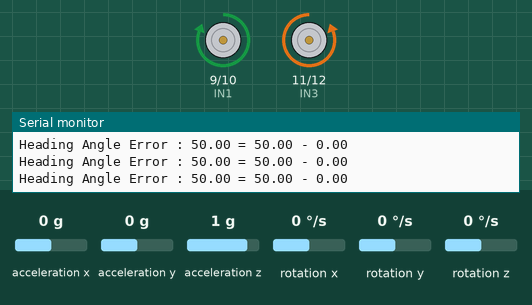
Simulated run of this sketch. Board: Arduino Uno, built with avr-gcc and run on an emulated ATmega328P. Shown: motor-driver pin pairs drawn as motors (green arrow = first pin HIGH = forward, orange = second pin HIGH = backward, longer = more drive, scaled by the enable pin), the last lines printed to the serial monitor. The inputs (shaded band) are chosen by the test bench; at power-on: rotation z 0 °/s, acceleration x 0 g, acceleration y 0 g, acceleration z 1 g, rotation x 0 °/s, rotation y 0 °/s.

Above: at 4.2 s.
4.3 s: rotation z set to -2 °/s
At 5.9 s:
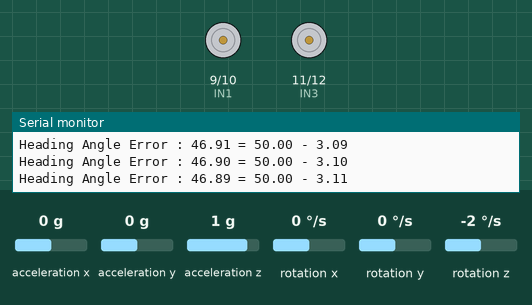
6.5 s: rotation z set to 100 °/s
At 8.7 s:
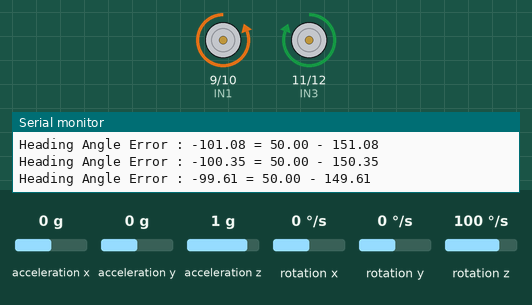
9.5 s: rotation z set to -192 °/s
12.5 s: rotation z set to 0 °/s
At 14.2 s:
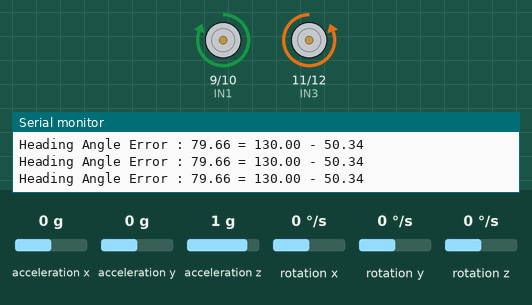
14.8 s: rotation z set to 192 °/s
At 17.0 s:
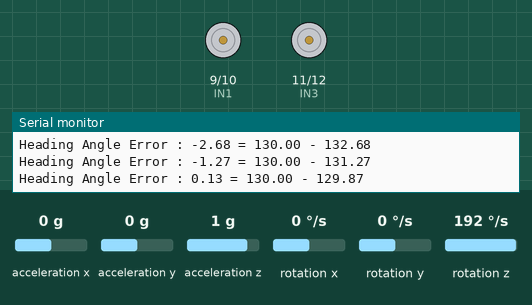
Timing chart, 0 to 20.3 s (numbered marks = the images above; inputs shaded):
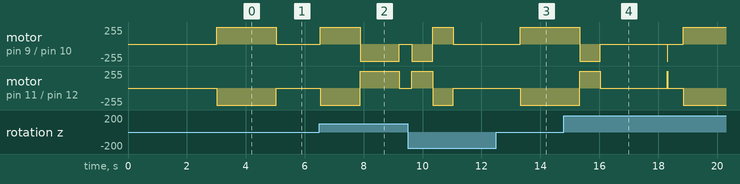

The sketch:

PID_Autonomous_Car_IMU_MPU6050.ino
```cpp
/////////////////////// PID //////////////////////////
double Kp = 1.4, Ki = 0.6, Kd = 2.8;

///////////////////// driving ////////////////////////

float t_angle[4] {0, 90, 180, 270};

/////////////////////// IMU /////////////////////////
#include <Wire.h>
#include <MPU6050_tockn.h>

#define THRESHOLD_ANGLE1 1
#define THRESHOLD_ANGLE2 0.2


MPU6050 mpu6050(Wire);

float heading_angle = 0.0;
float init_heading_angle = 0.0; // 초기 방향
float target_heading_angle = 90;

float heading_angle_error = 0.0;  //  error 값
float heading_angle_error_old = 0.0;
float heading_angle_error_sum = 0.0;
float heading_angle_error_d = 0.0;
float Output = 0.0;

//////////////////////// sonar ///////////////////////
#include <NewPing.h>

#define SONAR_NUM 3      // Number of sensors.
#define MAX_DISTANCE 150 // Maximum distance (in cm) to ping.
#define WALL_GAP_DISTANCE 400 // mm
#define WALL_GAP_DISTANCE_HALF 200 // mm
#define MOTOR_PWM_OFFSET 10
#define MOTOR_SPEED 80

float front_sonar, left_sonar, right_sonar = 0.0;

///////////////L298/////////////////
#define ENA 8
#define IN1 9
#define IN2 10
#define IN3 11
#define IN4 12
#define ENB 13

////////////////////// Maze Status ////////////////////
int maze_status = 0;


void setup()
{
  pinMode(ENA, OUTPUT);
  pinMode(IN1, OUTPUT);
  pinMode(IN2, OUTPUT);

  pinMode(IN3, OUTPUT);
  pinMode(IN4, OUTPUT);
  pinMode(ENB, OUTPUT);

  Serial.begin(115200);                         // 통신 속도를 115200으로 정의

  Wire.begin(); // IMU initiallize
  mpu6050.begin();
  mpu6050.calcGyroOffsets(true);
}
void motor_R_control(int motor_speed_r)         //모터 A의 방향(direction)과 속도(speed)제어
{

  if (motor_speed_r >= 0)
  {
    digitalWrite(IN1, LOW);  // 모터의 방향 제어
    digitalWrite(IN2, HIGH);
    if (motor_speed_r >= 255)
    {
      motor_speed_r = 255;
    }
    analogWrite(ENA, motor_speed_r);            // 모터의 속도 제어
  }

  else {
    digitalWrite(IN1, HIGH);
    digitalWrite(IN2, LOW);
    if (motor_speed_r <= -255)
    {
      motor_speed_r = -255;
    }
    analogWrite(ENA, -motor_speed_r);
  }

}
void motor_L_control(int motor_speed_l)     //모터 B의 방향(direction)과 속도(speed)제어
{

  if (motor_speed_l >= 0)
  {
    digitalWrite(IN3, LOW);   // 모터의 방향 제어
    digitalWrite(IN4, HIGH);
    if (motor_speed_l >= 255)
    {
      motor_speed_l = 255;
    }
    analogWrite(ENB, motor_speed_l);  // 모터의 속도 제어
  }

  else
  {
    digitalWrite(IN3, HIGH);
    digitalWrite(IN4, LOW);
    if (motor_speed_l <= -255)
    {
      motor_speed_l = -255;
    }
    analogWrite(ENB, -motor_speed_l);
  }
}

void imu_rotation(void) {
  bool flag = 1;  // bool type - 0 or 1
  while (flag)
  {
    read_imu_sensor();
    Output = Kp * heading_angle_error + Ki * heading_angle_error_sum + Kd * heading_angle_error_d;
    if (heading_angle_error > THRESHOLD_ANGLE1) // 반시계 방향으로 회전
    {
      motor_L_control(Output);
      motor_R_control(-Output);
    }
    else if ((heading_angle_error >= THRESHOLD_ANGLE2) && (heading_angle_error <= THRESHOLD_ANGLE1)) { // 정지
      motor_L_control(Output);
      motor_R_control(-Output);
    }
    else if ((heading_angle_error > -THRESHOLD_ANGLE2) && (heading_angle_error < THRESHOLD_ANGLE2)) { // 정지
      motor_L_control(0);
      motor_R_control(0);
      flag = 0;
    }
    else if ((heading_angle_error >= -THRESHOLD_ANGLE1) && (heading_angle_error <= -THRESHOLD_ANGLE2)) { // 정지
      motor_L_control(Output);
      motor_R_control(-Output);
    }
    else                                        // heading_angle_error < -THRESHOLD_ANGLE1 // 시계방향으로 회전
    {
      motor_L_control(Output);
      motor_R_control(-Output);
    }
  }
}

void read_imu_sensor(void)
{
  mpu6050.update();
  float heading1 = mpu6050.getAngleZ();
  mpu6050.update();
  float heading2 = mpu6050.getAngleZ();
  mpu6050.update();
  float heading3 = mpu6050.getAngleZ();
  heading_angle = (heading1 + heading2 + heading3) / 3;

  heading_angle = 360 - heading_angle;  // 회전 좌표계를 반시계 방향으로 전환

  while (heading_angle >= 360) {
    heading_angle -= 360;
  }

  heading_angle_error = target_heading_angle - heading_angle;

  if (heading_angle_error > 180)
  {
    heading_angle_error = heading_angle_error - 360;
  }
  else if (heading_angle_error < -180)
  {
    heading_angle_error = heading_angle_error + 360;
  }
  else {}

  heading_angle_error_sum += heading_angle_error;
  heading_angle_error_d = heading_angle_error - heading_angle_error_old;
  heading_angle_error_sum = (heading_angle_error_sum >=  100) ?  100 : heading_angle_error_sum;
  heading_angle_error_sum = (heading_angle_error_sum <= -100) ? -100 : heading_angle_error_sum;

  Serial.print("Heading Angle Error : ");
  Serial.print(heading_angle_error);  // heading angle error 표시
  Serial.print(" = ");
  Serial.print(target_heading_angle);
  Serial.print(" - ");
  Serial.println(heading_angle); // headning_angle 표시

  heading_angle_error_old = heading_angle_error;
}
void loop() {

  target_heading_angle = 50;
  imu_rotation();
  delay(2000);
  target_heading_angle = 130;
  imu_rotation();
  delay(2000);
}
```

Measured:
- the behaviour switches between 0 and -1 °/s on rotation z (found by bisection; images 0 and 1)
- after the input at 4.3 s, motor on pin 9 (IN1) / pin 10 (IN2): forward 255/255 → stopped after 0.73 s; motor on pin 11 (IN3) / pin 12 (IN4): backward 255/255 → stopped after 0.73 s
- after the input at 6.5 s, motor on pin 9 (IN1) / pin 10 (IN2): stopped → forward 255/255 at once, → backward 255/255 1.4 s later, → stopped 1.3 s later; motor on pin 11 (IN3) / pin 12 (IN4): stopped → backward 255/255 at once, → forward 255/255 1.4 s later, → stopped 1.3 s later
- after the input at 12.5 s, motor on pin 9 (IN1) / pin 10 (IN2): goes on until 13.3 s, then stays forward 255/255; motor on pin 11 (IN3) / pin 12 (IN4): goes on until 13.3 s, then stays backward 255/255
- after the input at 14.8 s, motor on pin 9 (IN1) / pin 10 (IN2): forward 255/255 → backward 255/255 after 0.54 s, → stopped 0.68 s later, → forward 255/255 2.8 s later; motor on pin 11 (IN3) / pin 12 (IN4): backward 255/255 → forward 255/255 after 0.54 s, → stopped 0.68 s later, → backward 255/255 2.8 s later
